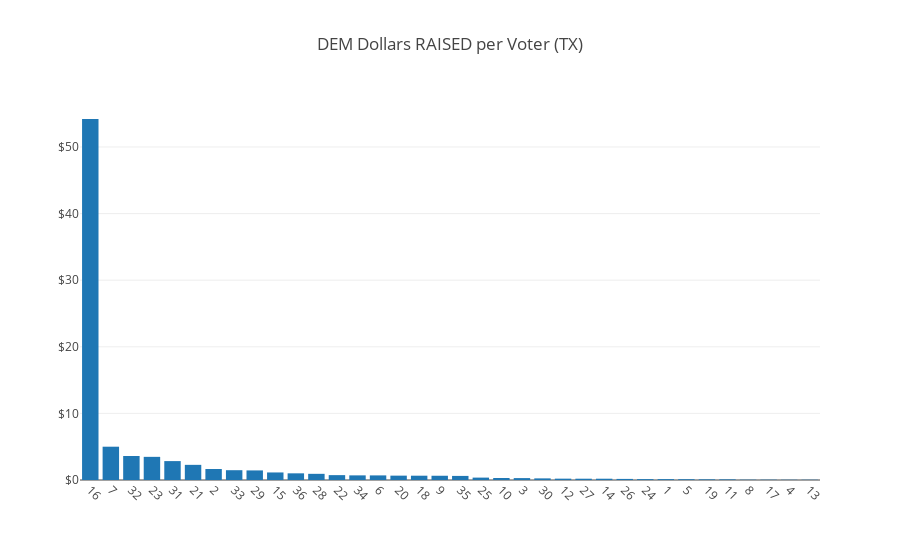
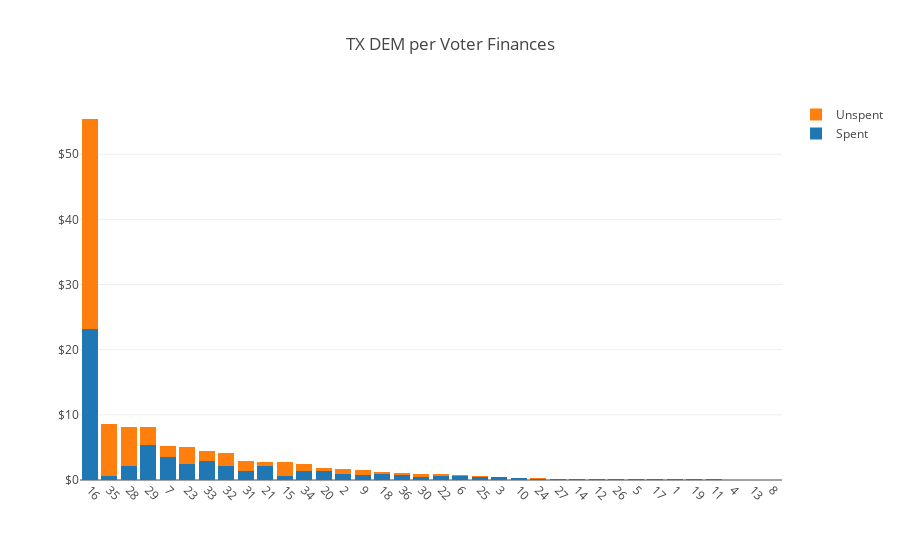
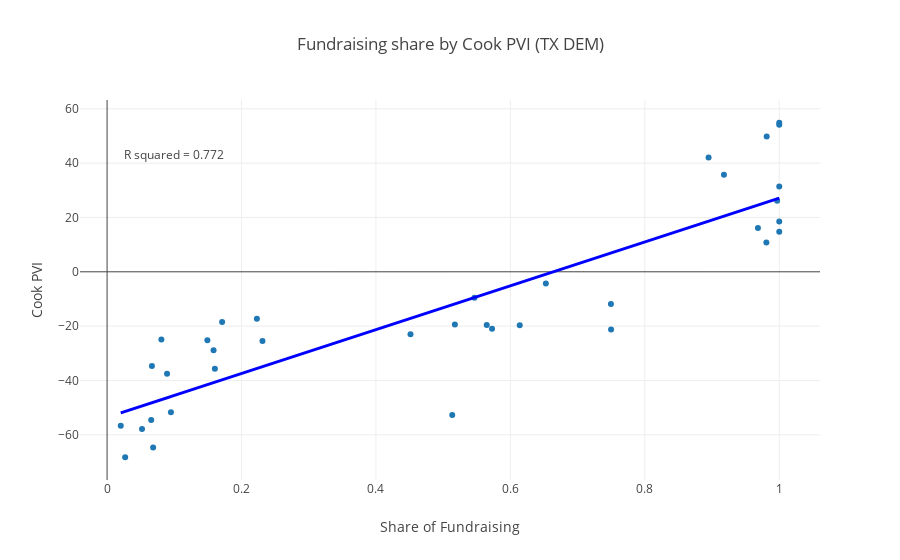
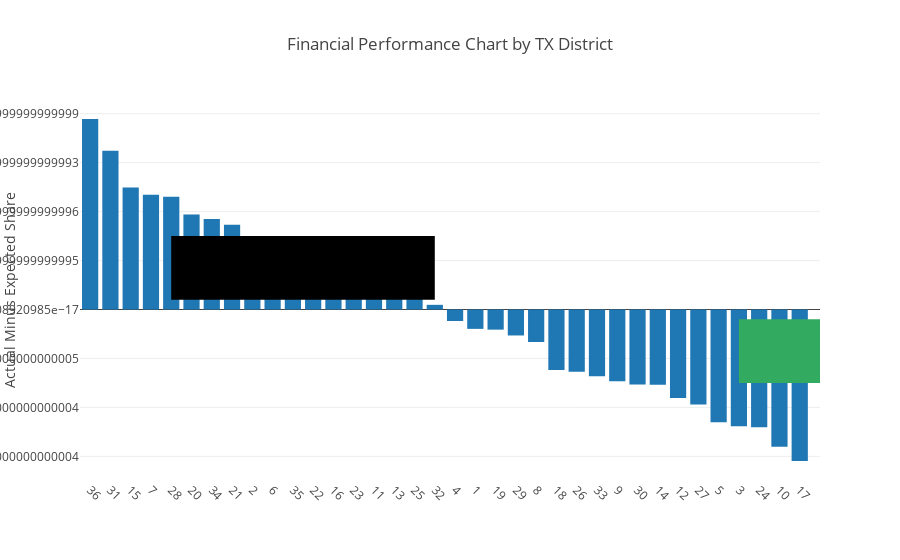

The cell these charts' notebook holds for them, in order:
### Markdown cell above
Now, let's say we want to generate all the graphs that we had in the March report in California. It's a simple one line instruction!

### Code cell
tx.gen_report()

### Figure 1 — Plotly figure (JSON) as saved in the notebook; plotly's stock layout.template omitted (floating-point values rounded to 4 significant figures)
{"data": [{"name": "Cash per voter", "type": "bar", "uid": "7867a6a4-c5c5-11e8-a5b4-4a002c68f101", "x": ["16", "7", "32", "23", "31", "21", "2", "33", "29", "15", "36", "28", "22", "34", "6", "20", "18", "9", "35", "25", "10", "3", "30", "12", "27", "14", "26", "24", "1", "5", "19", "11", "8", "17", "4", "13"], "y": [54.2, 5.0, 3.604, 3.476, 2.837, 2.275, 1.649, 1.471, 1.44, 1.133, 1.001, 0.9271, 0.7316, 0.6946, 0.6906, 0.6541, 0.646, 0.6385, 0.6137, 0.3583, 0.2967, 0.2859, 0.2427, 0.2006, 0.1938, 0.1923, 0.1643, 0.1306, 0.1299, 0.1159, 0.09717, 0.09325, 0.0465, 0.04609, 0.03748, 0.03722]}], "layout": {"title": "DEM Dollars RAISED per Voter (TX)", "xaxis": {"tickangle": 45, "type": "category"}, "yaxis": {"hoverformat": "$.2f", "tickformat": "$"}}}

### Figure 2 — Plotly figure (JSON) as saved in the notebook; plotly's stock layout.template omitted (floating-point values rounded to 4 significant figures)
{"data": [{"name": "Spent", "type": "bar", "uid": "78742050-c5c5-11e8-a5b4-4a002c68f101", "x": ["16", "35", "28", "29", "7", "23", "33", "32", "31", "21", "15", "34", "20", "2", "9", "18", "36", "30", "22", "6", "25", "3", "10", "24", "27", "14", "12", "26", "5", "17", "1", "19", "11", "4", "13", "8"], "y": [23.24, 0.574, 2.19, 5.373, 3.458, 2.421, 2.985, 2.135, 1.368, 2.133, 0.621, 1.432, 1.339, 0.8886, 0.8381, 0.9867, 0.695, 0.4266, 0.6848, 0.5813, 0.4444, 0.4049, 0.25, 0.1786, 0.2019, 0.1969, 0.1062, 0.1491, 0.1721, 0.14, 0.1516, 0.1011, 0.08114, 0.04027, 0.05022, 0.04054]}, {"name": "Unspent", "type": "bar", "uid": "78742212-c5c5-11e8-a5b4-4a002c68f101", "x": ["16", "35", "28", "29", "7", "23", "33", "32", "31", "21", "15", "34", "20", "2", "9", "18", "36", "30", "22", "6", "25", "3", "10", "24", "27", "14", "12", "26", "5", "17", "1", "19", "11", "4", "13", "8"], "y": [32.17, 8.061, 6.017, 2.752, 1.807, 2.571, 1.537, 1.98, 1.59, 0.5968, 2.107, 1.091, 0.4308, 0.8321, 0.6788, 0.3102, 0.3537, 0.4581, 0.1695, 0.1353, 0.1468, 0.03678, 0.08952, 0.05795, 0.009525, 0.01221, 0.09636, 0.04928, 0.001821, 0.01936, 0.001729, 0.008696, 0.0123, 0.01797, 0.005645, 0.005029]}], "layout": {"barmode": "stack", "title": "TX DEM per Voter Finances", "xaxis": {"tickangle": 45, "type": "category"}, "yaxis": {"hoverformat": "$.2f", "tickformat": "$"}}}

### Figure 3 — Plotly figure (JSON) as saved in the notebook; plotly's stock layout.template omitted (floating-point values rounded to 4 significant figures; data arrays with more than 128 entries replaced by an {"elided": "..."} marker saying what was removed)
{"data": [{"mode": "markers", "type": "scatter", "uid": "787f0eb6-c5c5-11e8-a5b4-4a002c68f101", "x": {"elided": "3600 float values"}, "y": [54.15, -56.65, -11.85, -19.58, -34.65, -57.81, -52.71, 26.19, 16.15, 42.09, -9.579, -21.25, 54.85, -25.18, 35.75, 14.72, -28.85, -35.65, -22.98, -17.28, -4.28, -19.41, -19.65, 18.52, -20.98, -54.55, 49.75, -24.91, 31.35, 10.75, -25.48, -68.25, -37.51, -64.68, -18.51, -51.65]}, {"line": {"color": "blue", "width": 3}, "mode": "lines", "type": "scatter", "uid": "787f10c8-c5c5-11e8-a5b4-4a002c68f101", "x": [1, 0.02034, 0.7496, 0.5648, 0.0667, 0.052, 0.5135, 0.9968, 0.9683, 0.8949, 0.5466, 0.7498, 1, 0.1492, 0.9177, 1, 0.1584, 0.1604, 0.4514, 0.2229, 0.6528, 0.5174, 0.6139, 1, 0.5727, 0.06566, 0.9813, 0.08081, 1.0, 0.9809, 0.2312, 0.02691, 0.08921, 0.06851, 0.1712, 0.09497], "y": [27.12, -51.94, 6.912, -7.996, -48.2, -49.38, -12.14, 26.87, 24.56, 18.64, -9.472, 6.93, 27.12, -41.54, 20.48, 27.12, -40.8, -40.64, -17.15, -35.59, -0.9009, -11.83, -4.037, 27.12, -7.36, -48.28, 25.61, -47.06, 27.12, 25.58, -34.92, -51.41, -46.38, -48.05, -39.77, -45.92]}], "layout": {"annotations": [{"showarrow": false, "text": "R squared = 0.772", "x": 0.1, "xref": "x", "y": 43, "yref": "y"}], "showlegend": false, "title": "Fundraising share by Cook PVI (TX DEM)", "xaxis": {"title": "Share of Fundraising"}, "yaxis": {"title": "Cook PVI"}}}

### Figure 4 — Plotly figure (JSON) as saved in the notebook; plotly's stock layout.template omitted (floating-point values rounded to 4 significant figures; data arrays with more than 128 entries replaced by an {"elided": "..."} marker saying what was removed)
{"data": [{"type": "bar", "uid": "789104d6-c5c5-11e8-a5b4-4a002c68f101", "x": ["36", "31", "15", "7", "28", "20", "34", "21", "2", "6", "35", "22", "16", "23", "11", "13", "25", "32", "4", "1", "19", "29", "8", "18", "26", "33", "9", "30", "14", "12", "27", "5", "3", "24", "10", "17"], "y": {"elided": "3600 float values"}}], "layout": {"shapes": [{"fillcolor": "rgba(50, 171, 96, 1.0)", "line": {"width": 0}, "type": "rect", "x0": "36", "x1": "32", "xref": "x", "y0": -0.15, "y1": -0.02, "yref": "y"}, {"fillcolor": "rgba(0,0,0, 1.0)", "line": {"width": 0}, "type": "rect", "x0": "4", "x1": "17", "xref": "x", "y0": 0.02, "y1": 0.15, "yref": "y"}], "title": "Financial Performance Chart by TX District", "xaxis": {"tickangle": 45, "type": "category"}, "yaxis": {"tickformat": "%f%", "title": "Actual Minus Expected Share"}}}
